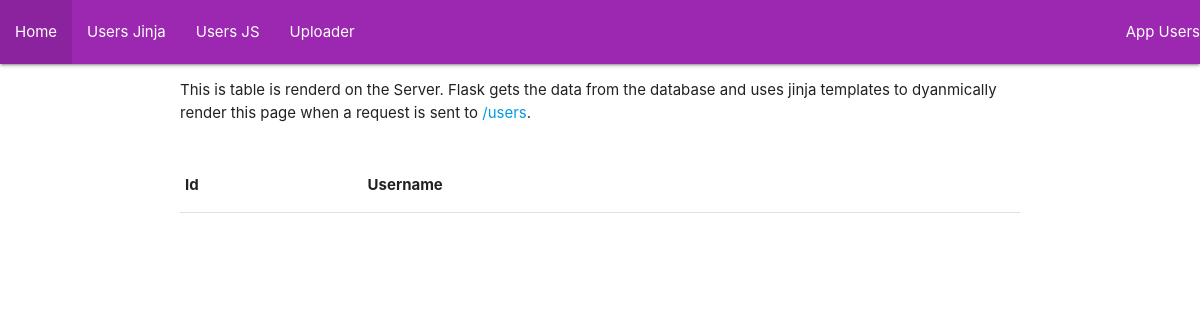
/users, run on an earlier commit of the app's database.
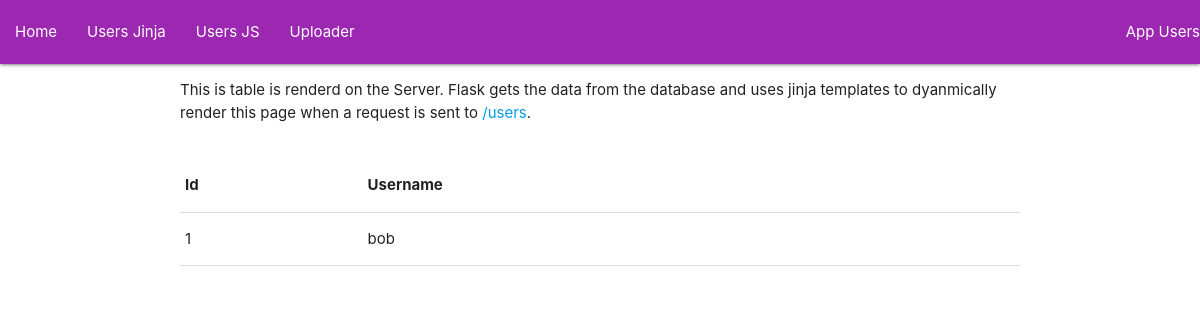
And on a later commit of the database.
### App/models.py (models this page shows, shortened)
class User(db.Model, UserMixin):
    id = db.Column(db.Integer, primary_key=True)
    username =  db.Column(db.String, nullable=False, unique=True)
    password = db.Column(db.String(120), nullable=False)

### App/main.py (the view)
@app.route('/users', methods=['GET'])
def get_user_page():
    users = User.query.all()
    return render_template('users.html', users=users)

### App/templates/users.html (shortened to what this page needs)
{% extends "layout.html" %}
{% block page %}App Users{% endblock %}
{% block content %}
    <div class="row">
        <p>
            This is table is renderd on the Server. Flask gets the data from the database and uses jinja templates to dyanmically render this page when a request is sent to <a href="/usrs">/users</a>.
        </p>
    </div>
    <div class="row">
      <table>
        <thead>
          <tr>
            <th>Id</th><th>Username</th>
          </tr>
        </thead>
        <tbody>
          {% for user in users %}
            <tr>
                <td>{{user.id}}</td>
                <td>{{user.username}}</td>
            </tr>
          {% endfor %}
      </table>
    </div>
{% endblock %}

### App/templates/layout.html (shortened to what this page needs)
<!doctype html>
<html lang="en">
  <head>
    <link rel="stylesheet" href="{{ url_for('static', filename='style.css') }}">
    <link rel="stylesheet" href="https://cdnjs.cloudflare.com/ajax/libs/materialize/1.0.0/css/materialize.min.css">
  </head>
  <body>
    <nav class="purple">
      <div class="nav-wrapper">
        <a href="#!" class="right">{% block page %}{% endblock %}</a>
        <div class="nav-wrapper">
            <ul id="nav-mobile" class="left">
                <li><a href="/">Home</a></li>
                <li><a href="/users">Users Jinja</a></li>
                <li><a href="/static/users">Users JS</a></li>
                <li><a href="/uploader">Uploader</a></li>
            </ul>
        </div>
      </div>
    </nav>
    <div class="container" id="content">{% block content %}{% endblock %}</div>
  </body>
</html>

What changed in the data, as far as the page shows it:
added User: id "1", username "bob"
